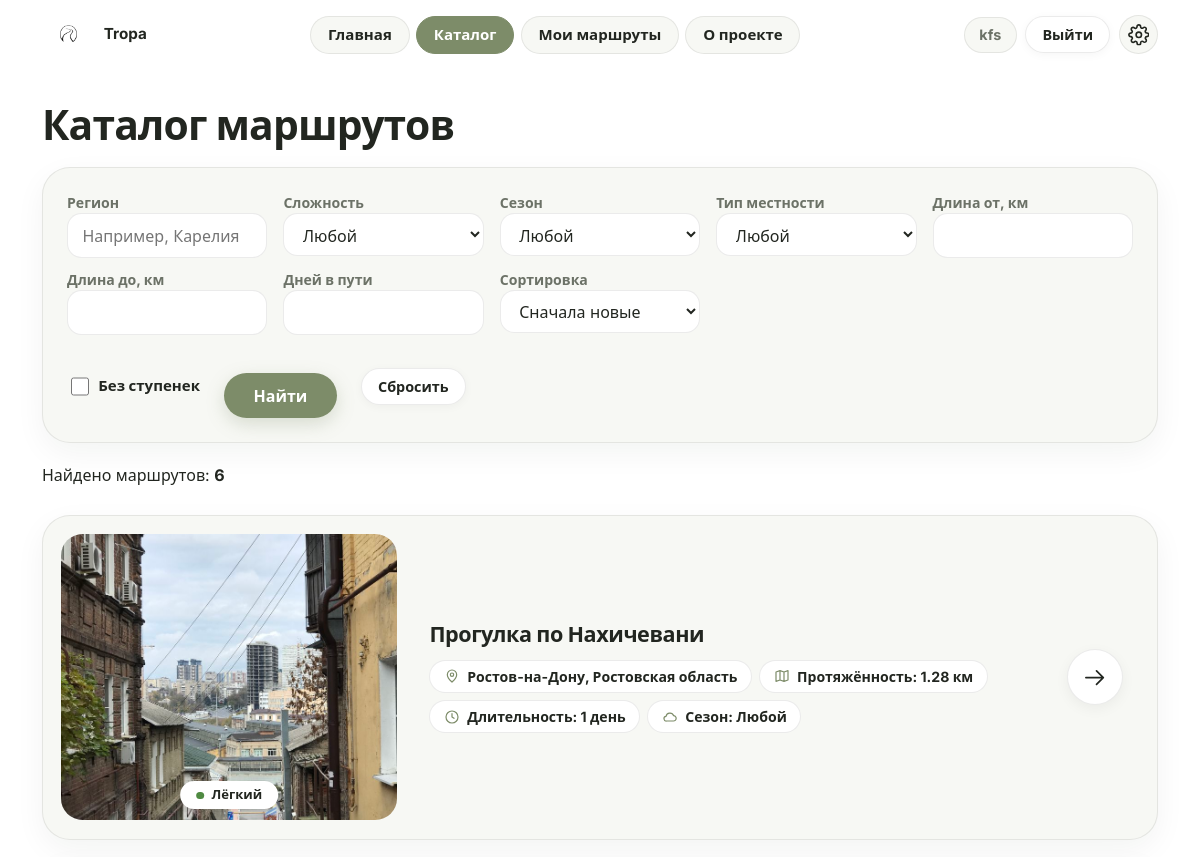
/routes/ (signed in, upper part), run on an earlier commit of the app's database.
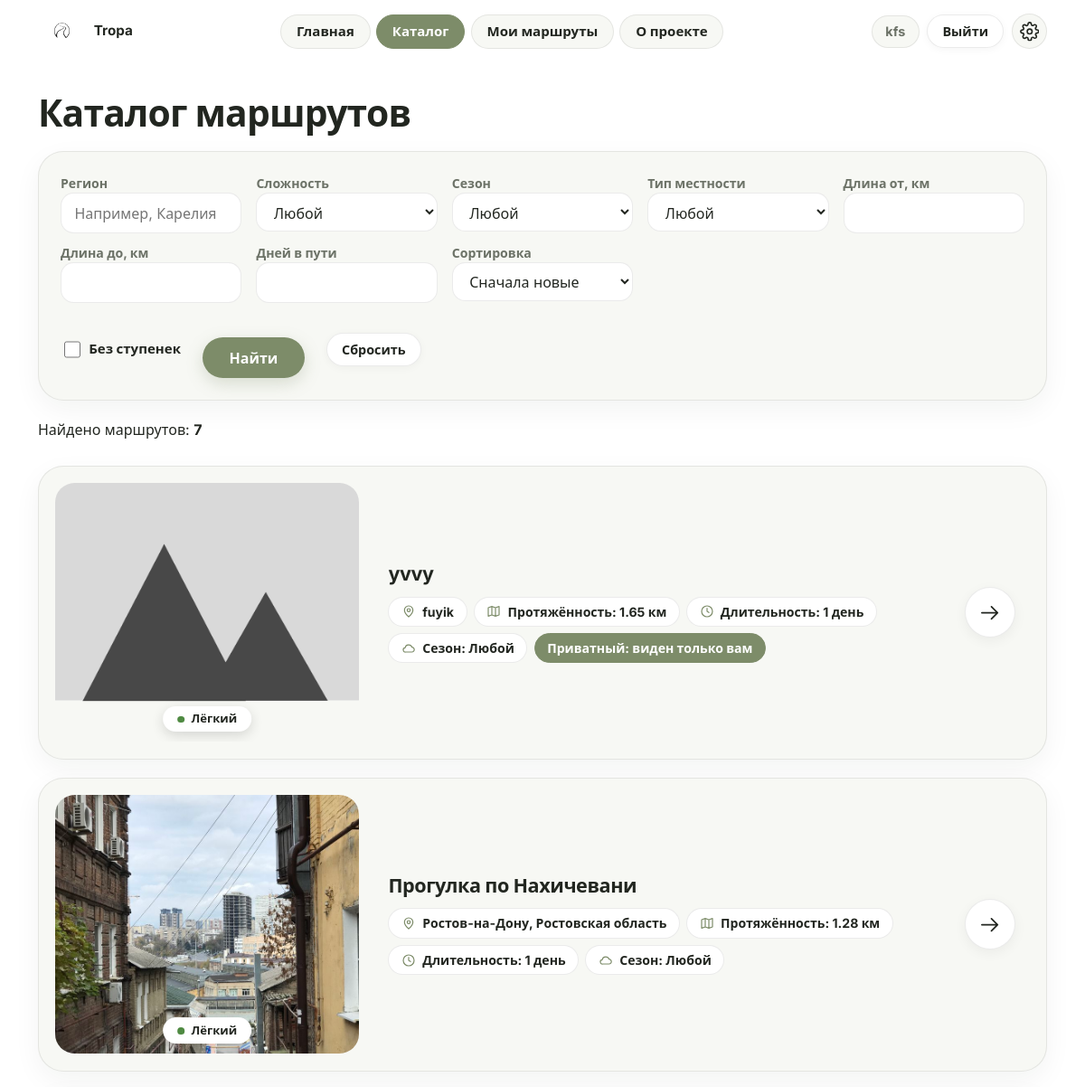
And on a later commit of the database.
### tables this page shows
CREATE TABLE routes (
    id             INTEGER PRIMARY KEY AUTOINCREMENT,
    author_id      INTEGER NOT NULL REFERENCES users(id),
    title          TEXT NOT NULL,
    region         TEXT NOT NULL,
    length_km      REAL NOT NULL,
    difficulty     TEXT NOT NULL CHECK (difficulty IN ('easy', 'medium', 'hard')),
    days           INTEGER NOT NULL DEFAULT 1,
    season         TEXT NOT NULL DEFAULT 'any',
    terrain        TEXT NOT NULL DEFAULT 'any',
    description    TEXT NOT NULL,
    restrictions   TEXT,
    source_url     TEXT,
    source_checked TEXT,
    open_from      TEXT,
    open_to        TEXT,
    is_public      INTEGER NOT NULL DEFAULT 1,
    views          INTEGER NOT NULL DEFAULT 0,
    surface        TEXT,
    max_slope      TEXT,
    has_steps      INTEGER NOT NULL DEFAULT 0,
    rest_points    TEXT,
    created_at     TEXT NOT NULL DEFAULT CURRENT_TIMESTAMP
);

### views/routes.py (the view)
@bp.route("/")
def catalog():
    where = ["(r.is_public = 1 OR r.author_id = ?)"]
    params = [g.user["id"] if g.user else -1]
    a = request.args
    if a.get("region", "").strip():
        where.append("r.region LIKE ?")
        params.append("%" + a["region"].strip() + "%")
    if a.get("difficulty") in DIFFICULTY:
        where.append("r.difficulty = ?")
        params.append(a["difficulty"])
    if a.get("season") in SEASONS and a["season"] != "any":
        where.append("r.season IN (?, 'any')")
        params.append(a["season"])
    if a.get("terrain") in TERRAINS and a["terrain"] != "any":
        where.append("r.terrain IN (?, 'any')")
        params.append(a["terrain"])
    if num("min_km") is not None:
        where.append("r.length_km >= ?")
        params.append(num("min_km"))
    if num("max_km") is not None:
        where.append("r.length_km <= ?")
        params.append(num("max_km"))
    if num("days") is not None:
        where.append("r.days = ?")
        params.append(int(num("days")))
    if a.get("no_steps"):
        where.append("r.has_steps = 0")
    order_map = {
        "new": "r.created_at DESC, r.id DESC",
        "popular": "r.views DESC, r.id DESC",
        "short": "r.length_km ASC, r.id DESC",
        "long": "r.length_km DESC, r.id DESC",
    }
    order_sql = order_map.get(a.get("sort", "new"), order_map["new"])
    try:
        page = max(1, int(a.get("page", "1")))
    except ValueError:
        page = 1
    where_sql = " AND ".join(where)
    db = get_db()
    total = db.execute("SELECT COUNT(*) FROM routes r WHERE " + where_sql, params).fetchone()[0]
    pages = max(1, math.ceil(total / PER_PAGE))
    page = min(page, pages)
    routes = db.execute(
        "SELECT r.* FROM routes r WHERE " + where_sql +
        f" ORDER BY {order_sql} LIMIT ? OFFSET ?",
        params + [PER_PAGE, (page - 1) * PER_PAGE],
    ).fetchall()
    filters = {k: v for k, v in a.items() if k != "page" and v}
    return render_template("catalog.html", routes=routes, args=a, total=total, page=page,
                           pages=pages, filters=filters, difficulty=DIFFICULTY, terrains=TERRAINS)

### app.py (called while the page is built)
def ru_days(n):
    n = int(n)
    if 11 <= n % 100 <= 14:
        word = "дней"
    elif n % 10 == 1:
        word = "день"
    elif 2 <= n % 10 <= 4:
        word = "дня"
    else:
        word = "дней"
    return f"{n} {word}"

### db.py (called while the page is built)
def get_db():
    if "db" not in g:
        g.db = sqlite3.connect(current_app.config["DATABASE"])
        g.db.row_factory = sqlite3.Row
        g.db.execute("PRAGMA foreign_keys = ON")
    return g.db

### views/auth.py (called while the page is built)
@bp.before_app_request
def load_logged_in_user():
    user_id = session.get("user_id")
    g.user = None
    if user_id is not None:
        g.user = get_db().execute(
            "SELECT id, username FROM users WHERE id = ?", (user_id,)
        ).fetchone()
        if g.user is None:
            session.clear()

### views/routes.py (called while the page is built)
def num(name):
    try:
        return float(request.args.get(name, "").replace(",", "."))
    except ValueError:
        return None

### templates/catalog.html (shortened to what this page needs)
{% extends "base.html" %}
{% block main_class %}wide{% endblock %}
{% block content %}
  {% macro select(name, label, options) %}
    <div class="field">
      <label for="{{ name }}">{{ label }}</label>
      <select id="{{ name }}" name="{{ name }}">
        <option value="">Любой</option>
      </select>
    </div>
  {% endmacro %}
  <h1>Каталог маршрутов</h1>
  <form class="card filters" method="get" aria-label="Фильтры маршрутов" style="max-width:none">
    <div class="filters-grid">
      <div class="field"><label for="region">Регион</label>
        <input id="region" name="region" type="text" placeholder="Например, Карелия" value="{{ args.get('region', '') }}"></div>
      {{ select("difficulty", "Сложность", difficulty) }}
      {{ select("season", "Сезон", SEASONS) }}
      {{ select("terrain", "Тип местности", terrains) }}
      <div class="field"><label for="min_km">Длина от, км</label>
        <input id="min_km" name="min_km" type="number" min="0" step="any" value="{{ args.get('min_km', '') }}"></div>
      <div class="field"><label for="max_km">Длина до, км</label>
        <input id="max_km" name="max_km" type="number" min="0" step="any" value="{{ args.get('max_km', '') }}"></div>
      <div class="field"><label for="days">Дней в пути</label>
        <input id="days" name="days" type="number" min="1" max="30" value="{{ args.get('days', '') }}"></div>
      <div class="field"><label for="sort">Сортировка</label>
        <select id="sort" name="sort">
          <option value="new" {% if args.get('sort', 'new') == 'new' %}selected{% endif %}>Сначала новые</option>
        </select>
      </div>
    </div>
    <div class="filters-actions">
      <label class="check"><input name="no_steps" type="checkbox" {% if args.get('no_steps') %}checked{% endif %}> Без ступенек</label>
      <button type="submit">Найти</button>
      <a class="btn btn-small" href="{{ url_for('routes.catalog') }}">Сбросить</a>
    </div>
  </form>
  <p role="status" style="margin-top:1.25rem;">Найдено маршрутов: <strong>{{ total }}</strong></p>
  <ul class="route-list">
    {% for r in routes %}{% include "_route_card.html" %}
    {% else %}<li class="empty card">Ничего не найдено. Попробуйте изменить фильтры.</li>
    {% endfor %}
  </ul>
{% endblock %}

### templates/_route_card.html
<li class="route-card">
  <div class="route-thumb">
    <img src="{{ route_image(r['id']) }}" alt="Фото маршрута: {{ r['title'] }}"
         width="400" height="286" loading="lazy">
    <span class="diff-pill diff-{{ r['difficulty'] }}">{{ DIFFICULTY[r['difficulty']] }}</span>
  </div>
  <div class="route-body">
    <h3><a href="{{ url_for('routes.detail', route_id=r['id']) }}">{{ r['title'] }}</a></h3>
    <ul class="meta">
      <li><svg class="icon" aria-hidden="true"><use href="#i-pin"/></svg><span>{{ r['region'] }}</span></li>
      <li><svg class="icon" aria-hidden="true"><use href="#i-map"/></svg><span>Протяжённость: {{ r['length_km'] }} км</span></li>
      <li><svg class="icon" aria-hidden="true"><use href="#i-clock"/></svg><span>Длительность: {{ r['days']|ru_days }}</span></li>
      <li><svg class="icon" aria-hidden="true"><use href="#i-cloud"/></svg><span>Сезон: {{ SEASONS[r['season']] }}</span></li>
      {% if not r['is_public'] %}<li class="badge">Приватный: виден только вам</li>{% endif %}
    </ul>
  </div>
  <span class="arrow-btn" aria-hidden="true"><svg class="icon"><use href="#i-arrow"/></svg></span>
</li>

What changed in the data, as far as the page shows it:
added routes: shows a picture, difficulty "Лёгкий", title "yvvy", region "fuyik", length_km "1.65", days|ru_days "1 день", season "Любой", is_public "Приватный: виден только вам"
Also different on the page:
{{ total }}: "6" → "7"
